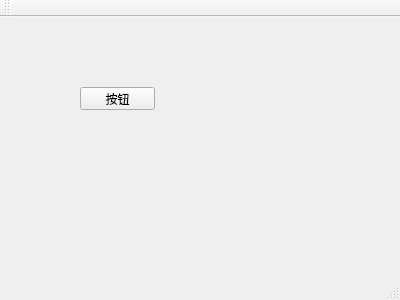
<?xml version="1.0" encoding="UTF-8"?>
<ui version="4.0">
 <class>MainWindow</class>
 <widget class="QMainWindow" name="MainWindow">
  <property name="geometry">
   <rect>
    <x>0</x>
    <y>0</y>
    <width>400</width>
    <height>300</height>
   </rect>
  </property>
  <property name="windowTitle">
   <string>MainWindow</string>
  </property>
  <widget class="QWidget" name="centralWidget">
   <widget class="QPushButton" name="pushButton">
    <property name="geometry">
     <rect>
      <x>80</x>
      <y>70</y>
      <width>75</width>
      <height>23</height>
     </rect>
    </property>
    <property name="text">
     <string>按钮</string>
    </property>
   </widget>
  </widget>
  <widget class="QMenuBar" name="menuBar">
   <property name="geometry">
    <rect>
     <x>0</x>
     <y>0</y>
     <width>400</width>
     <height>23</height>
    </rect>
   </property>
  </widget>
  <widget class="QToolBar" name="mainToolBar">
   <attribute name="toolBarArea">
    <enum>TopToolBarArea</enum>
   </attribute>
   <attribute name="toolBarBreak">
    <bool>false</bool>
   </attribute>
  </widget>
  <widget class="QStatusBar" name="statusBar"/>
 </widget>
 <layoutdefault spacing="6" margin="11"/>
 <resources/>
 <connections/>
</ui>
